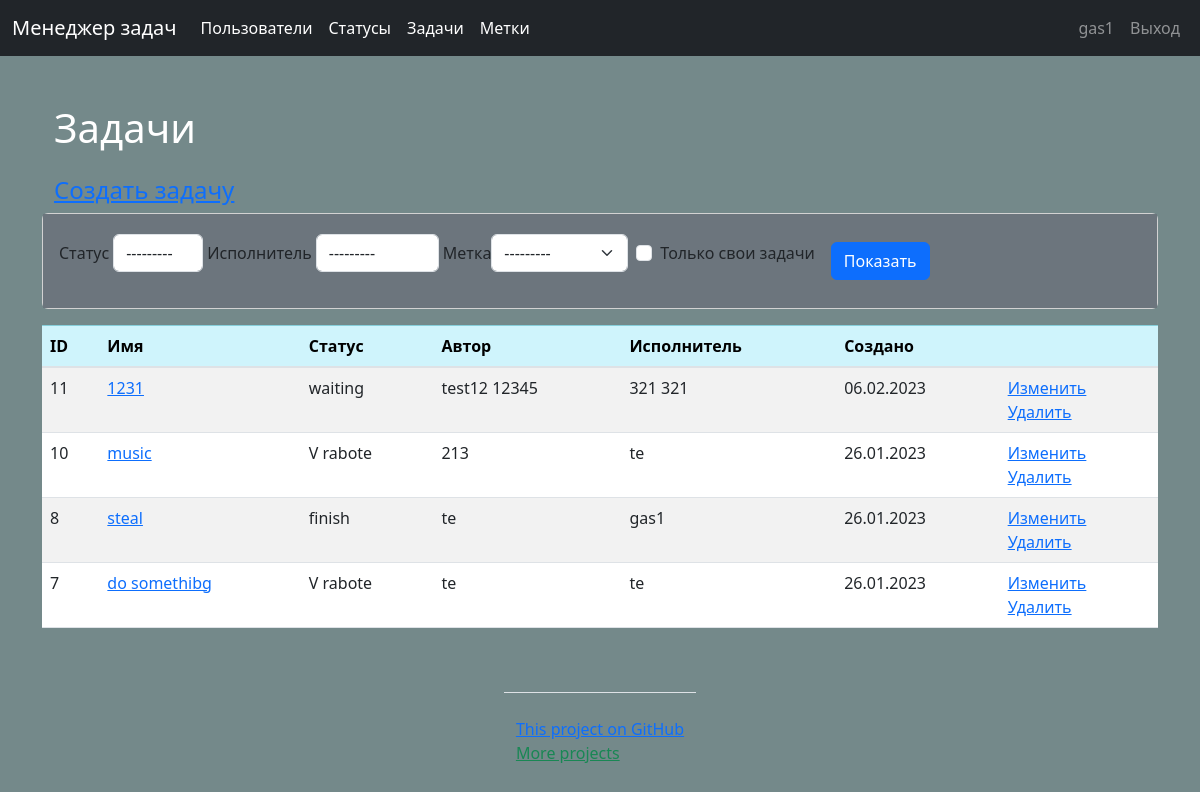
Screenshot of /tasks/ (signed in) with the database file from the repository.
### users/models.py (models this page shows)
class Users(AbstractUser):
    def __str__(self):
        return self.get_full_name()
    class Meta:
        ordering = ['-date_joined']

### tasks/models.py (models this page shows, shortened)
class Task(models.Model):
    name = models.CharField(max_length=250, unique=True, verbose_name=_('Task name'))
    description = models.TextField(max_length=300, blank=True, verbose_name=_('Description'))
    status = models.ForeignKey(Status, on_delete=models.PROTECT, null=True,
                               verbose_name=_('Status'))
    executor = models.ForeignKey(Users, on_delete=models.PROTECT, verbose_name=_('Executor'))
    author = models.ForeignKey(Users, related_name='author', on_delete=models.PROTECT,
                               verbose_name=_('Author'), default='2')
    labels = models.ManyToManyField(Labels, through='TaskLabel', blank=True,
                                    verbose_name=_('Labels'))
    created_at = models.DateTimeField(auto_now_add=True, null=True)
    update_at = models.DateTimeField(auto_now=True, null=True)
    class Meta:
        verbose_name = _("=Task=")
        verbose_name_plural = _("=Tasks=")
        ordering = ['-created_at']

### statuses/models.py (models this page shows)
class Status(models.Model):
    name = models.CharField(max_length=250, verbose_name=_('name'))
    created_at = models.DateTimeField(auto_now_add=True, null=True)
    update_at = models.DateTimeField(auto_now=True, null=True)
    def __str__(self):
        return self.name
    class Meta:
        verbose_name = _("=Status=")
        verbose_name_plural = _("=Statuses=")
        ordering = ['-created_at']

### tasks/views.py (the view)
# urls.py: path('', TasksListView.as_view(), name='tasks'),
class TasksListView(LoginAuthMixin, TaskMixin, FilterView):  # modelname_list.html.
    extra_context = {'title': _('Tasks'), 'btn': _('Create task'), 'btn_update': _('Update'),
                     'btn_delete': _('Delete'), }
    context_object_name = 'tasks'
    filterset_class = TaskFilter
    template_name = 'tasks/task_list.html'

### labels/models.py (called while the page is built)
    def __str__(self):
        return self.name

### task_manager/mixins.py (called while the page is built)
    def dispatch(self, request, *args, **kwargs):
        if not request.user.is_authenticated:
            messages.error(self.request, _('You are not authorized! Please sign in.'))
            return redirect('user_login')
        return super().dispatch(request, *args, **kwargs)

### task_manager/templates/tasks/task_list.html (shortened to what this page needs)
{% extends 'base.html' %}
{% load bootstrap4 %}
{% load i18n %}
{% block content %}
<div class="container wrapper flex-grow-1">
    <h1 class="my-4">{% trans 'Tasks' %}</h1>
    <h4><a href="{% url 'create_task' %}">{% trans 'Create task' %}</a></h4>
</div>
<div class="card mb-3">
    <div class="card-body bg-secondary">
        <form class="form-inline center" method="get">
            {% bootstrap_form filter.form field_class="mr-3 ml-2" %}
            <div class="mr-4 ml-3">
                <input class="btn btn-primary " type="submit" value="{% trans 'Show' %}">
            </div>
    </div>
</div>
<table class="table table-striped ">
    <thead>
    <tr class="table-info">
        <th scope="col">ID</th>
        <th scope="col">{% trans 'Name' %}</th>
        <th scope="col">{% trans 'Status' %}</th>
        <th scope="col">{% trans 'Author' %}</th>
        <th scope="col">{% trans 'Executor' %}</th>
        <th scope="col">{% trans 'Created at' %}</th>
        <th></th>
    </tr>
    </thead>
    <tbody>
    {% for task in tasks %}
    <tr>
        <td>{{task.id}}</td>
        <td><a href="{% url 'task' task.id %}">{{task.name}}</a></td>
        <td>{{ task.status }}</td>
        <td>{{ task.author}}</td>
        <td>{{task.executor}}</td>
        <td>{{task.created_at|date:"d.m.Y"}}</td>
        <td>
            <a href="{% url 'update_task' task.pk %}">{{btn_update}}</a>
            <br>
            <a href="{% url 'delete_task' task.pk %}">{{btn_delete}}</a>
        </td>
    </tr>
    {% endfor %}
    </tbody>
</table>
{% endblock %}

### task_manager/templates/base.html (shortened to what this page needs)
<!doctype html>
{% load i18n %}
{% load static %}
{% load bootstrap4 %}
{% bootstrap_css %}
<html lang="en">
<head>
    <link href="https://cdn.jsdelivr.net/npm/bootstrap@5.3.0-alpha1/dist/css/bootstrap.min.css"
          rel="stylesheet"
>
</head>
<body class="d-flex flex-column min-vh-100 ">
<nav class="navbar navbar-expand-md navbar-dark bg-dark fixed-top">
    <div class="container-fluid">
        <a class="navbar-brand" href="{% url 'home' %}">{% translate 'Task manager' %}</a>
        <div class="collapse navbar-collapse" id="navbarsExampleDefault">
            <ul class="navbar-nav mr-auto">
                <li class="nav-item active">
                    <a class="nav-link" href="{% url 'users' %}">{% translate 'Users' %}
                        <span class="sr-only">(current)</span></a></li>
                {% if request.user.is_authenticated %}
                <li class="nav-item active">
                    <a class="nav-link" href="{% url 'statuses' %}">{% translate 'Statuses' %}
                        <span class="sr-only">(current)</span></a></li>
                <li class="nav-item active">
                    <a class="nav-link" href="{% url 'tasks' %}">{% translate 'Tasks' %}
                        <span class="sr-only">(current)</span></a></li>
                <li class="nav-item active">
                    <a class="nav-link" href="{% url 'labels' %}">{% translate 'Labels' %}
                        <span class="sr-only">(current)</span></a></li>
                {% endif %}
            </ul>
            <ul class="navbar-nav">
                {% if request.user.is_authenticated %}
                <li class="nav-item nav-link "> {{user.username}}</li>
                <li class="nav-item"><a class="nav-link" href="{% url 'user_logout' %}">
                    {% translate "Logout" %}</a></li>
                {% else %}
                <li class="nav-item"><a class="nav-link" href="{% url 'user_login' %}">
                    {% translate "Login" %}</a></li>
                <li class="nav-item"><a class="nav-link" href="{% url 'register' %}">
                    {% trans 'Registration' %}</a></li>
                {% endif %}
            </ul>
        </div>
    </div>
</nav>
<main role="main" class="container">
    {% block content %}
    {% endblock %}
</main>
<footer class=" mx-auto">
    <div class="container my-5 pt-4 border-top">
        <a class=".text-primary"
           target="_blank" href="https://github.com/Gas159/python-project-52">
            {% trans 'This project on GitHub' %}
        </a>
        <br>
        <a class="link-success .justify-content-center"
           target="_blank" href="https://github.com/Gas159">
            {% trans 'More projects' %}
        </a>
    </div>
</footer>
</body>
</html>

### task_manager/templates/base.html (style rules this page uses)
body { padding-top: 5rem; background-color: #74898a; color: white; }

### rows the page displays
Users: username "gas1"
Task: id "11", name "1231", status "waiting", author "test12 12345", executor "321 321", created_at "06.02.2023", btn_update "Изменить", btn_delete "Удалить"
Task: id "10", name "music", status "V rabote", author "213", executor "te", created_at "26.01.2023", btn_update "Изменить", btn_delete "Удалить"
Task: id "8", name "steal", status "finish", author "te", executor "gas1", created_at "26.01.2023", btn_update "Изменить", btn_delete "Удалить"
Task: id "7", name "do somethibg", status "V rabote", author "te", executor "te", created_at "26.01.2023", btn_update "Изменить", btn_delete "Удалить"
